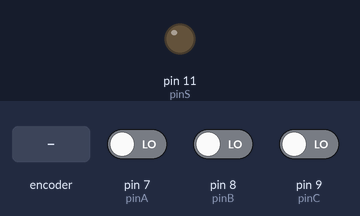
This sketch was run on a simulated Arduino Uno, built with avr-gcc and run on an emulated ATmega328P. Shown: output pins drawn as LEDs (lit = HIGH). Inputs (shaded band) come from the test bench; at power-on: pin 7 (pinA) LOW, pin 8 (pinB) LOW, pin 9 (pinC) LOW.

Above: at 8.8 s.
8.9 s: rotary encoder on pin 7 (pinA) / pin 8 (pinB) turned 1 step (first pin leading)
At 12.9 s:
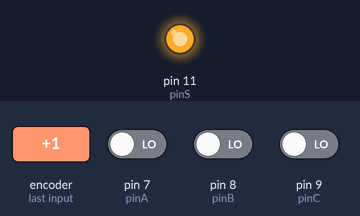
Timing chart, 0 to 14.4 s (numbered marks = the images above; inputs shaded):
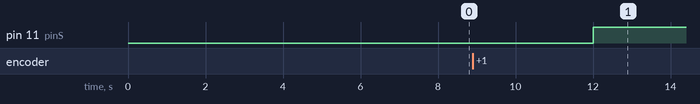

Measured:
- after the input at 8.9 s, pin 11 (pinS): LOW → HIGH after 3.1 s

The sketch:

practica015.ino
```cpp
  #define pinA 7 //entrada 7
  #define  pinB 8 //entrada 8
  #define  pinC 9 //entrada 9
  #define  pinS 11 //salida 11 rele
  int tempo =4000;
  bool condicion = -1;
  bool a, b, c = -1;
  void setup ()
  {
  pinMode (pinA,INPUT);
  pinMode (pinB,INPUT);
  pinMode (pinC,INPUT);
  pinMode (pinS,OUTPUT);

  }

 void loop(){


a = digitalRead(pinA);
b = digitalRead(pinB);
c = digitalRead(pinC);

condicion = (!a && b && !c) ||(a && b && !c) || (a && b && c);

if (condicion){
     digitalWrite(pinS,HIGH);
     delay(4000);
 }
 else{
   digitalWrite(pinS,LOW);
     delay(4000);
 }}
```
